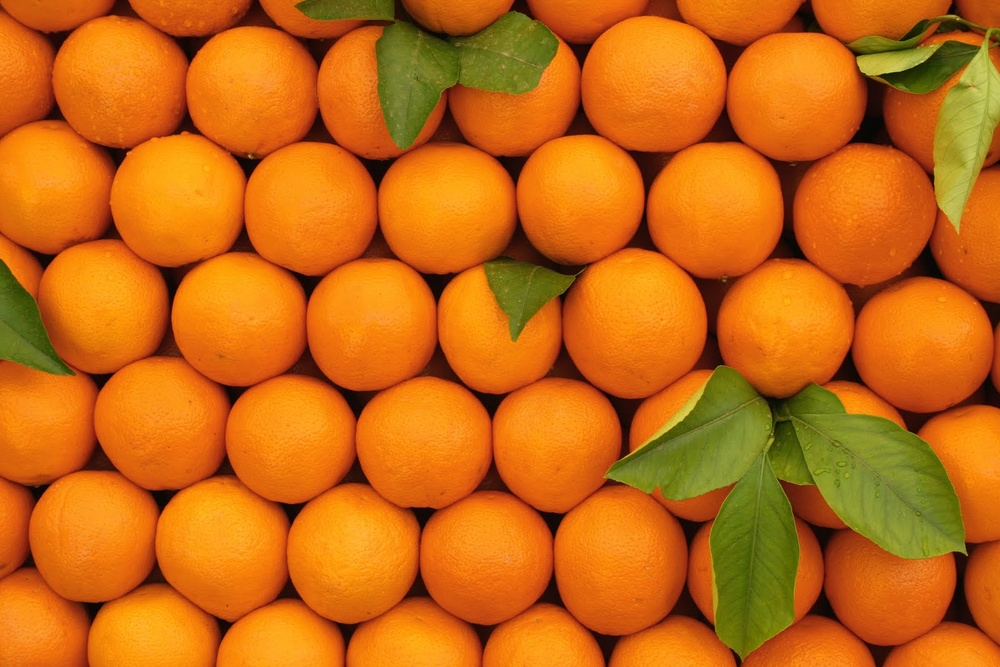
//> input picture xsvab-pvid-zadanie0/assets/oranges.jpg, 1000 x 667 px, shrunk from 1600 x 1067 before the run
$ ./main   (built with g++ and OpenCV 4)
//> lines starting //> are read from the running program, lines starting //| are printed output that depends on the picture; after the words box and inside, x2 and y2 are one past the last pixel; in counts of white or black regions, pixels touching at a corner belong together
#include <iostream>
#include <opencv2/opencv.hpp>


void countOranges() {
	// input

	cv::Mat input = cv::imread("assets\\oranges.jpg");
//> input is the input picture: 667 rows x 1000 cols, CV_8UC3; mean B, G, R 17, 105.6, 199.5
	cv::imshow("input", input);

	// preprocessing

	cv::Mat grayscale;
	cv::cvtColor(input, grayscale, cv::COLOR_BGR2GRAY);
	cv::imshow("grayscale", grayscale);

	// binarization

	cv::Mat threshold;
	cv::threshold(grayscale, threshold, 0, 255, cv::THRESH_OTSU);
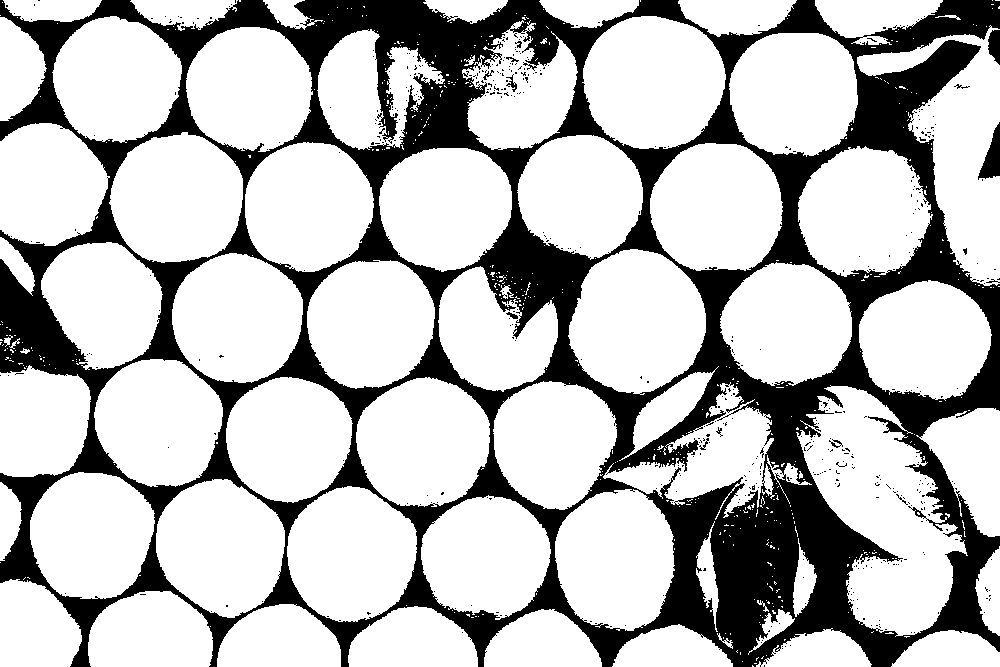
//> threshold: 667 rows x 1000 cols, CV_8UC1; 73.7% white; 513 black regions (499 under 20 px), largest, box (x1, y1, x2, y2) and area: (0, 0, 1000, 667) 172618, (978, 122, 1000, 180) 652, (988, 30, 1000, 65) 316
	cv::imshow("threshold", threshold);

	// postprocessing

	cv::Mat erode;
	cv::Mat kernel = cv::getStructuringElement(cv::MORPH_ELLIPSE, cv::Size(30, 30));
	cv::erode(threshold, erode, kernel);
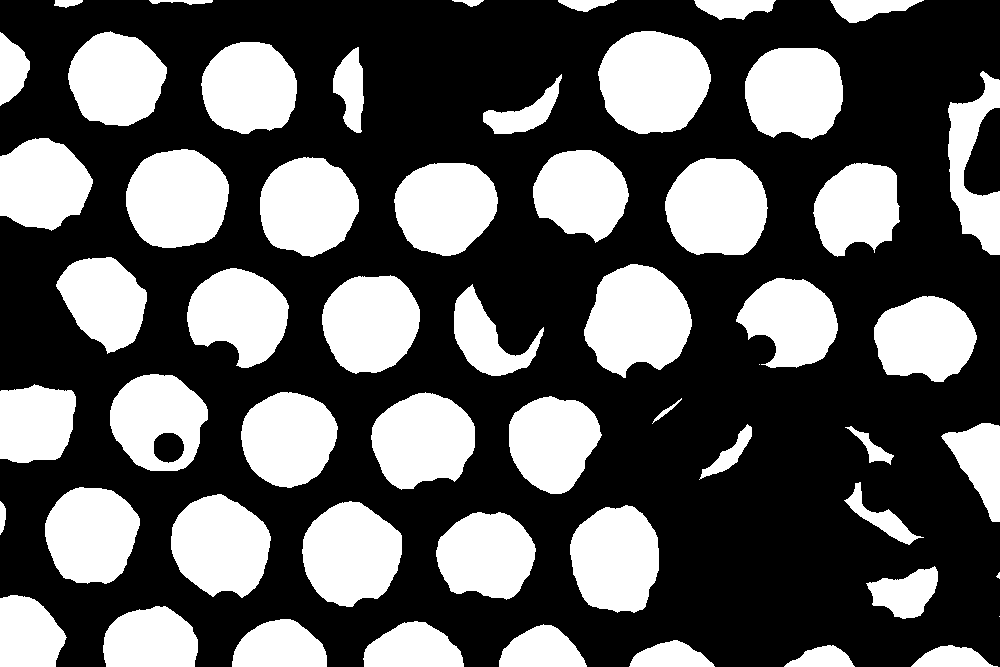
//> erode: 667 rows x 1000 cols, CV_8UC1; 35.9% white; 56 white regions (3 under 20 px)
	cv::imshow("erode", erode);

	// contour detection

	cv::Mat output = input.clone();
	int objectCount = 0;

	std::vector<std::vector<cv::Point>> contours;
	cv::findContours(erode, contours, cv::RETR_EXTERNAL, cv::CHAIN_APPROX_SIMPLE);
//> contours = 56 contours, 3 with area under 20; largest, box (x1, y1, x2, y2) and area: (598, 31, 711, 134) 8892, (584, 264, 692, 378) 8585, (126, 149, 229, 248) 7989, (665, 158, 768, 255) 7928, (302, 501, 402, 607) 7750

	for (int i = 0; i < contours.size(); ++i) {
		std::vector<cv::Point> points = contours[i];

		if (cv::contourArea(points) > 100) {
			objectCount++;

			double centerX = 0.0;
			double centerY = 0.0;

			for (cv::Point point : points) {
				centerX += point.x;
				centerY += point.y;
			}

			centerX /= points.size();
			centerY /= points.size();

			int fontFace = cv::FONT_HERSHEY_PLAIN;
			int fontScale = 1;

			cv::Point fontPoint = cv::Point(centerX, centerY);
			cv::Scalar color = cv::Scalar(0, 255, 0);

			cv::putText(output, std::to_string(objectCount), fontPoint, fontFace, fontScale, color);
			cv::drawContours(output, contours, i, color);
		}
	}
//> this loop made 56 passes
//> (centerX, centerY, fontPoint) on passes 1, 2, 3, 4, 5, 6, 8, 9, 11, 12, 13, 14: (952.3, 652, Point(952, 652)), (821.5, 653.6, Point(821, 653)), (664.6, 650.1, Point(664, 650)), (540.6, 641.4, Point(540, 641)), (411.9, 637.3, Point(411, 637)), (273.7, 636.1, Point(273, 636)), (148.5, 625.7, Point(148, 625)), (43.39, 623.3, Point(43, 623)), (902.9, 589.2, Point(902, 589)), (485.3, 555.8, Point(485, 555)), (613.1, 559.1, Point(613, 559)), (348, 551.4, Point(348, 551))
//> points on passes 7, 28: 1 Point (x, y): [999, 616], 1 Point (x, y): [759, 364]
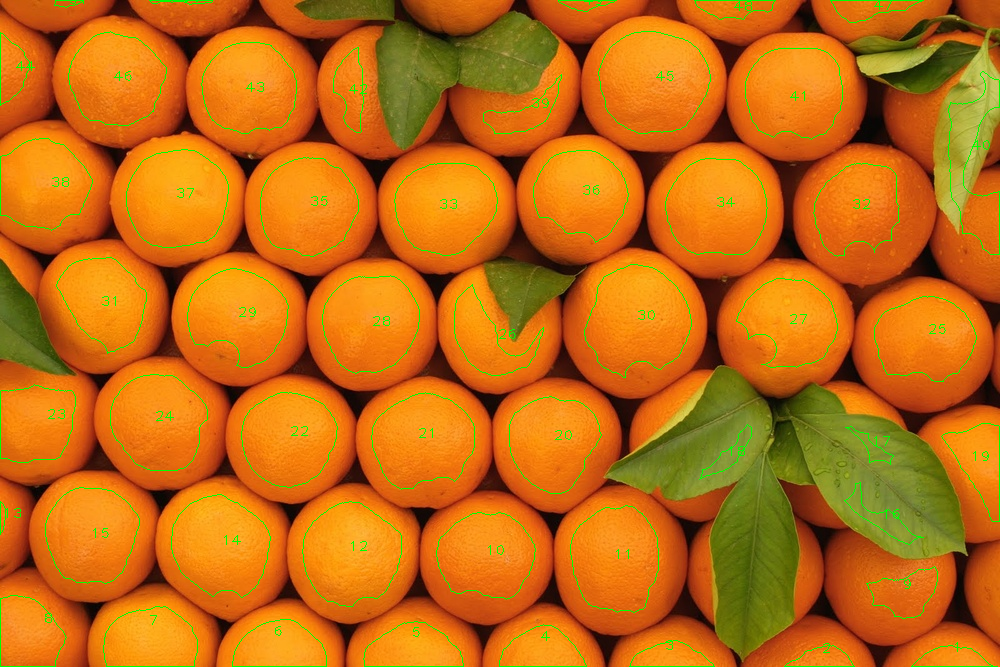
//> output: 667 rows x 1000 cols, CV_8UC3; mean B, G, R 16.6, 108.3, 194.6
//> after the loop, objectCount = 51

	// output

	cv::imshow("output", output);
	std::cout << "Detected " << objectCount << " oranges." << std::endl;
//| Detected 51 oranges.
	cv::waitKey();
}

void countBananas() {
	// input

	cv::Mat input = cv::imread("assets\\bananas.jpg");
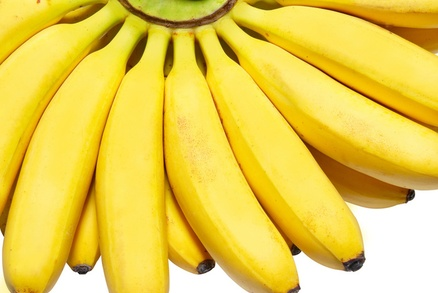
//> input picture xsvab-pvid-zadanie0/assets/bananas.jpg, 438 x 293 px, shrunk from 700 x 469 before the run
//> input is the input picture: 293 rows x 438 cols, CV_8UC3; mean B, G, R 74.8, 205.3, 234
	cv::imshow("input", input);

	// preprocessing

	cv::Mat grayscale;
	cv::cvtColor(input, grayscale, cv::COLOR_BGR2GRAY);
//> grayscale: 293 rows x 438 cols, CV_8UC1
	cv::imshow("grayscale", grayscale);

	// binarization

	cv::Mat canny;
	cv::Canny(grayscale, canny, 50, 100);
//> canny: 293 rows x 438 cols, CV_8UC1; 6.7% white in thin lines or dots
	cv::imshow("canny", canny);

	// postprocessing

	cv::Mat dilate;
	cv::Mat kernel = cv::getStructuringElement(cv::MORPH_ELLIPSE, cv::Size(10, 10));
	cv::dilate(canny, dilate, kernel);
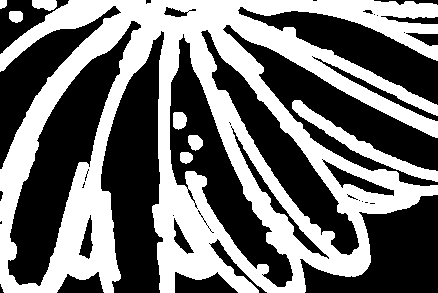
//> dilate: 293 rows x 438 cols, CV_8UC1; 44.7% white; 8 white regions, largest, box (x1, y1, x2, y2) and area: (0, 0, 438, 293) 54579, (292, 100, 438, 182) 1872, (32, 0, 57, 11) 221
	cv::imshow("dilate", dilate);

	cv::Mat bananas;
	cv::bitwise_not(dilate, bananas);
	cv::imshow("bananas", bananas);

	cv::Mat background;
	cv::threshold(grayscale, background, 240, 255, cv::THRESH_BINARY);
//> background: 293 rows x 438 cols, CV_8UC1; 9% white; 10 white regions (6 under 20 px), largest, box (x1, y1, x2, y2) and area: (293, 190, 438, 293) 8781, (169, 261, 248, 293) 1486, (49, 257, 108, 293) 1141, (0, 231, 5, 293) 162
	cv::imshow("background", background);

	cv::Mat bananasWithoutBackground = bananas.clone();
	bananasWithoutBackground.setTo(0, background);
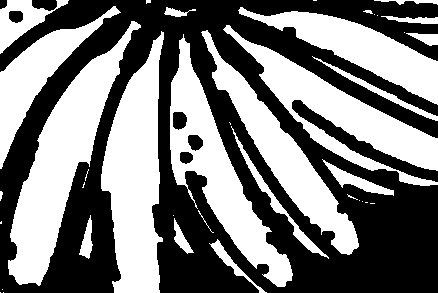
//> bananasWithoutBackground: 293 rows x 438 cols, CV_8UC1; 48.3% white; 39 white regions (18 under 20 px)
	cv::imshow("bananas without background", bananasWithoutBackground);

	// contour detection

	cv::Mat output = input.clone();
	int objectCount = 0;

	std::vector<std::vector<cv::Point>> contours;
	cv::findContours(bananas, contours, cv::RETR_EXTERNAL, cv::CHAIN_APPROX_SIMPLE);
//> contours = 40 contours, 19 with area under 20; largest, box (x1, y1, x2, y2) and area: (8, 21, 141, 286) 10507, (101, 31, 164, 293) 10032, (170, 34, 293, 287) 8758, (223, 25, 438, 186) 8278, (300, 195, 438, 293) 7148

	for (int i = 0; i < contours.size(); ++i) {
		std::vector<cv::Point> points = contours[i];

		if (cv::contourArea(points) > 100) {
			objectCount++;

			double centerX = 0.0;
			double centerY = 0.0;

			for (cv::Point point : points) {
				centerX += point.x;
				centerY += point.y;
			}

			centerX /= points.size();
			centerY /= points.size();

			int fontFace = cv::FONT_HERSHEY_PLAIN;
			int fontScale = 1;

			cv::Point fontPoint = cv::Point(centerX, centerY);
			cv::Scalar color = cv::Scalar(0, 0, 255);

			cv::putText(output, std::to_string(objectCount), fontPoint, fontFace, fontScale, color);
			cv::drawContours(output, contours, i, color);
		}
	}
//> this loop made 40 passes
//> (centerX, centerY, fontPoint) on passes 2, 3, 4, 6, 8, 14, 19, 20, 22, 23, 24, 26: (198.1, 277.7, Point(198, 277)), (79.15, 281.1, Point(79, 281)), (230, 260.8, Point(229, 260)), (181.6, 236.5, Point(181, 236)), (86.53, 239.6, Point(86, 239)), (356.9, 245.6, Point(356, 245)), (353.9, 178.5, Point(353, 178)), (263.9, 182.8, Point(263, 182)), (375.9, 89.41, Point(375, 89)), (220.3, 174, Point(220, 173)), (419.6, 38.59, Point(419, 38)), (131.9, 158.9, Point(131, 158))
//> points on passes 5, 7, 10, 11, 12, 13: 4 Points (x, y): [1, 221], [0, 222], [0, 223], [1, 223], 1 Point (x, y): [173, 215], 2 Points (x, y): [370, 203], [374, 203], 2 Points (x, y): [365, 202], [367, 202], 1 Point (x, y): [362, 201], 1 Point (x, y): [359, 200]
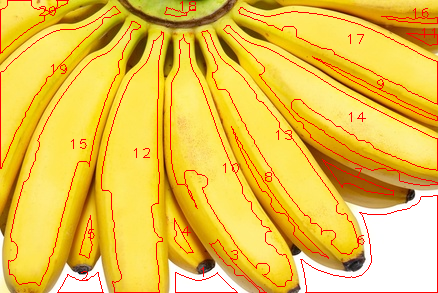
//> output: 293 rows x 438 cols, CV_8UC3; mean B, G, R 71.1, 194.3, 234.8
//> after the loop, objectCount = 20

	// output

	cv::imshow("output", output);
	std::cout << "Detected " << objectCount << " bananas." << std::endl;
//| Detected 20 bananas.
	cv::waitKey();
}

int main()
{
	countOranges();
	countBananas();

	return 0;
}
